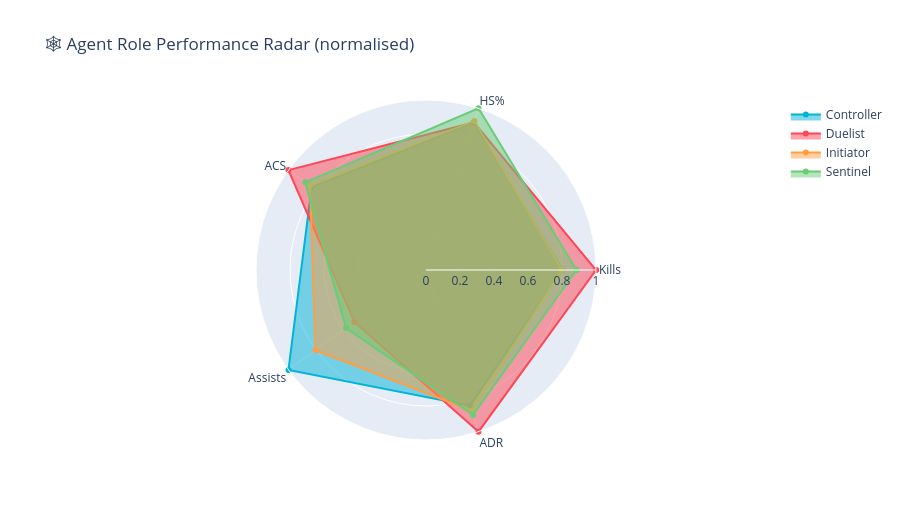

This figure's notebook cell:
### Markdown cell above
---
## 🕸️ 13. Agent Performance Radar Chart

### Code cell
# ── Radar per role ────────────────────────────────────────────
radar_metrics = ['avg_kills', 'avg_hs', 'avg_acs', 'avg_assist', 'avg_adr']

role_radar = (
    stats.groupby('role')
    .agg(avg_kills=('kill','mean'), avg_hs=('hs_pct','mean'),
         avg_acs=('acs','mean'), avg_assist=('assist','mean'),
         avg_adr=('adr','mean'))
    .reset_index().round(2)
)

# Normalize 0-1
for col in radar_metrics:
    col_max = role_radar[col].max()
    role_radar[f'{col}_n'] = role_radar[col] / col_max if col_max > 0 else 0

norm_cols = [f'{m}_n' for m in radar_metrics]
labels    = ['Kills', 'HS%', 'ACS', 'Assists', 'ADR']

fig = go.Figure()
for _, row in role_radar.iterrows():
    vals = list(row[norm_cols]) + [row[norm_cols[0]]]   # close the loop
    lbl  = labels + [labels[0]]
    fig.add_trace(go.Scatterpolar(
        r=vals, theta=lbl, fill='toself',
        name=row['role'],
        line_color=ROLE_COLORS.get(row['role'], '#AAAAAA')
    ))

fig.update_layout(
    polar=dict(radialaxis=dict(visible=True, range=[0, 1])),
    title='🕸️ Agent Role Performance Radar (normalised)',
    height=520
)
fig.show()

### Figure 1 — Plotly figure (JSON) as saved in the notebook; plotly's stock layout.template omitted (floating-point values rounded to 4 significant figures)
{"data": [{"fill": "toself", "line": {"color": "#00B4D8"}, "name": "Controller", "r": [0.8019, 0.9134, 0.8314, 1, 0.8389, 0.8019], "theta": ["Kills", "HS%", "ACS", "Assists", "ADR", "Kills"], "type": "scatterpolar"}, {"fill": "toself", "line": {"color": "#FF4655"}, "name": "Duelist", "r": [1, 0.9125, 1, 0.5204, 1, 1], "theta": ["Kills", "HS%", "ACS", "Assists", "ADR", "Kills"], "type": "scatterpolar"}, {"fill": "toself", "line": {"color": "#FF9F43"}, "name": "Initiator", "r": [0.7995, 0.9222, 0.8435, 0.8036, 0.8708, 0.7995], "theta": ["Kills", "HS%", "ACS", "Assists", "ADR", "Kills"], "type": "scatterpolar"}, {"fill": "toself", "line": {"color": "#6BCB77"}, "name": "Sentinel", "r": [0.8854, 1, 0.8779, 0.5816, 0.8964, 0.8854], "theta": ["Kills", "HS%", "ACS", "Assists", "ADR", "Kills"], "type": "scatterpolar"}], "layout": {"height": 520, "polar": {"radialaxis": {"range": [0, 1], "visible": true}}, "title": {"text": "🕸️ Agent Role Performance Radar (normalised)"}}}
